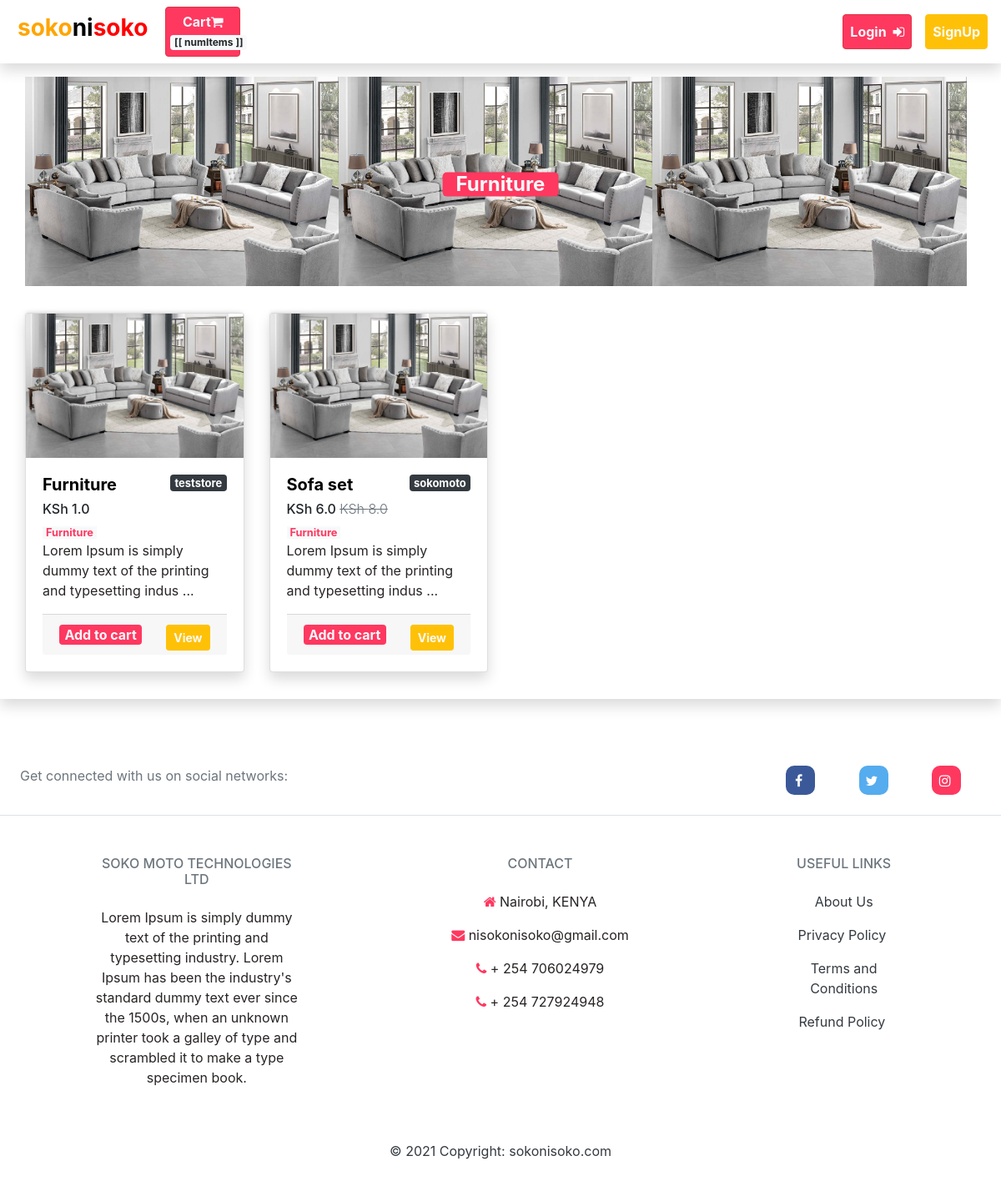
/funni/, run on the app's committed database.
### apps/product/models.py (models this page shows, shortened)
class Category(models.Model):
    title = models.CharField(max_length=255)
    slug = models.SlugField(max_length=255)
    ordering = models.IntegerField(default=0)
    is_featured = models.BooleanField(default=False)
    display = RichTextUploadingField()
    image = models.ImageField(upload_to='uploads/', blank=True, null=True)
    thumbnail = models.ImageField(upload_to='uploads/', blank=True, null=True)
    class Meta:
        verbose_name_plural = 'Categories'
        ordering = ['ordering']
    def __str__(self):
        return self.title

class Product(models.Model):
    category = models.ForeignKey(Category, related_name='products', on_delete=models.CASCADE)
    vendor = models.ForeignKey(Vendor, related_name='products', on_delete=models.CASCADE)
    title = models.CharField(max_length=255)
    slug = models.SlugField(max_length=255)
    description = models.TextField(max_length=300, blank=True, null=True)
    price = models.FloatField()
    discount = models.FloatField(blank=True, null=True)
    date_added = models.DateTimeField(auto_now_add=True)
    image = models.ImageField(upload_to='uploads/', blank=True, null=True)
    thumbnail = models.ImageField(upload_to='uploads/', blank=True, null=True)
    num_available = models.IntegerField(default=1)
    num_visits = models.IntegerField(default=0)
    date_added = models.DateTimeField(auto_now_add=True)
    class Meta:
        ordering = ['-date_added']
    def get_thumbnail(self):
        if self.thumbnail:
            return self.thumbnail.url
    def get_product_price(self):
        if self.discount:
            return self.price - self.discount
        return self.price

### apps/vendor/models.py (models this page shows, shortened)
class Vendor(models.Model):
    business_name = models.CharField(max_length=255)
    profile_pic = models.ImageField(default='/uploads/star.jpg')
    about = models.TextField(max_length=380)
    instagram_url = models.URLField(null=True, blank=True)
    twitter_url = models.URLField(null=True, blank=True)
    facebook_url = models.URLField(null=True, blank=True)
    created_at = models.DateTimeField(auto_now_add=True)
    created_by = models.OneToOneField(User, related_name='vendor', on_delete=models.CASCADE)
    email = models.EmailField()
    class Meta:
        ordering = ['business_name']

### apps/product/views.py (the view)
# urls.py: path('<slug:category_slug>/', views.category, name='category'),
def category(request, category_slug):
    category = get_object_or_404(Category, slug=category_slug)
    return render(request, 'product/category.html', {'category': category})

### apps/cart/cart.py (called while the page is built)
    def __iter__(self):
        product_ids = self.cart.keys()
        product_clean_ids = []
        for p in product_ids:
            product_clean_ids.append(p)
            self.cart[str(p)]['product'] = Product.objects.get(pk=p)
        for item in self.cart.values():
            item['total_price'] = float(item['price']) * int(item['quantity'])
            yield item

    def get_total_length(self):
        return sum(int(item['quantity']) for item in self.cart.values())

    def get_total_cost(self):
        return sum(float(item['total_price']) for item in self)

### apps/cart/context_processors.py (called while the page is built)
def cart(request):
    return {'cart': Cart(request)}

### apps/product/context_processors.py (called while the page is built)
def menu_categories(request):
    categories = Category.objects.all()
    return {'menu_categories': categories}

### apps/product/templates/product/category.html (shortened to what this page needs)
{% extends 'core/base.html' %}
{% block content %}
<div class="container-fluid shadow py-3" id="listapp">
            <div class="col-md-12 d-flex justify-content-center">
                    <p class="text-center">{{ category.display | safe  }}</p>
                    <div class="text-block">
                        <h4 class="font-weight-bold bg-dangerr px-3 text-light" style="border-radius: 5px;">{{ category.title }}</h4>
                    </div>
            </div>
    <div class="flex-container">
        {% for product in category.products.all %}
            {% include 'product/parts/list_item.html' %}
        {% endfor %}
    </div>
</div>
{% endblock %}

### apps/product/templates/product/parts/list_item.html (shortened to what this page needs)
    <div class="col-md-3 my-3">
        <div class="card h-100 shadow">
            <a href="{% url 'product' product.category.slug product.slug %}">
                <img src="{{ product.get_thumbnail }}" class="img-fluid thumbnail">
            </a>
            <div class="card-body small">
                <a class="badge badge-dark  float-right" href="{% url 'vendor' product.vendor.id %}"> {{ product.vendor.business_name }}</a>
                <h5>
                    <a class="atext font-weight-bold" href="{% url 'product' product.category.slug product.slug %}"> {{ product.title }}</a></h5>
                    <h6> KSh {{ product.get_product_price }}
                        {% if product.discount %}
                        <del class="font-weight-light text-secondary">KSh {{ product.price }}</del>
                        {% endif %}
                    </h6>
                   <a href="{% url 'category' product.category.slug %}" class="bg-light font-weight-bold px-1">{{ product.category }}</a>
                    <p>{{ product.description | safe | slice:":70" }} ... </p>
                    <div class="card-footer">
                        {% if product.in_cart %}
                            <a href="{% url 'cart' %}" class="badge badge-success cart">Go to Cart</a>
                        {% else %}
                            {% if product.num_available > 0 %}
                                <a @click="addToCart({{ product.id }})" class="badge badge-danger text-light"
                                onclick="myFunction()">Add to cart</a>
                            {% else %}
                                <p class="text-danger">The product is out of stock!</p>
                            {% endif %}
                        {% endif %}
                        <a class="btn btn-warning btn-sm float-right text-light font-weight-bold" href="{% url 'product' product.category.slug product.slug %}">View</a>
                    </div>
            </div>
        </div>
    </div>

### versone/static/styles/main.css (style rules this page uses)
body { background-color: #ffffff; }
.shadow { box-shadow: 0px 0px 10px -2px rgba(0,0,0,0.75); }
a { color: #ff3860 }
p { color: #282424; font-size: medium; }
.atext { color: #000; }
.badge-danger { background-color: #ff3860; font-size: medium; }
.badge-dark { font-size: small; }
.bg-dangerr { background-color: #ff3860; }
.container-fluid { width: 90%; }
.flex-container { display: flex; flex-flow: row wrap; }
.thumbnail { width: 100%; height: 220px; }
.text-block { position: absolute; top: 50%; left: 50%; transform: translate(-50%, -50%); }
@media only screen and (max-width: 1200px) { .thumbnail { width: 100%; height: 100%; -webkit-box-shadow: -1px -3px 5px -2px rgba(214,214,214,1); -moz-box-shadow: -1px -3px 5px -2px rgba(214,214,214,1); box-shadow: -1px -3px 5px -2px rgba(214,214,214,1); } }
@media only screen and (max-width: 1200px) { .container-fluid { width: 100%; } }

### data on the page
Category: display (picture), title "Furniture"
Product: get_thumbnail (picture), vendor.business_name "teststore", title "Furniture", get_product_price "1.0", category "Furniture", description "Lorem Ipsum is simply dummy text of the printing and typesetting indus"
Product: get_thumbnail (picture), vendor.business_name "sokomoto", title "Sofa set", get_product_price "6.0", price "8.0", category "Furniture", description "Lorem Ipsum is simply dummy text of the printing and typesetting indus"
